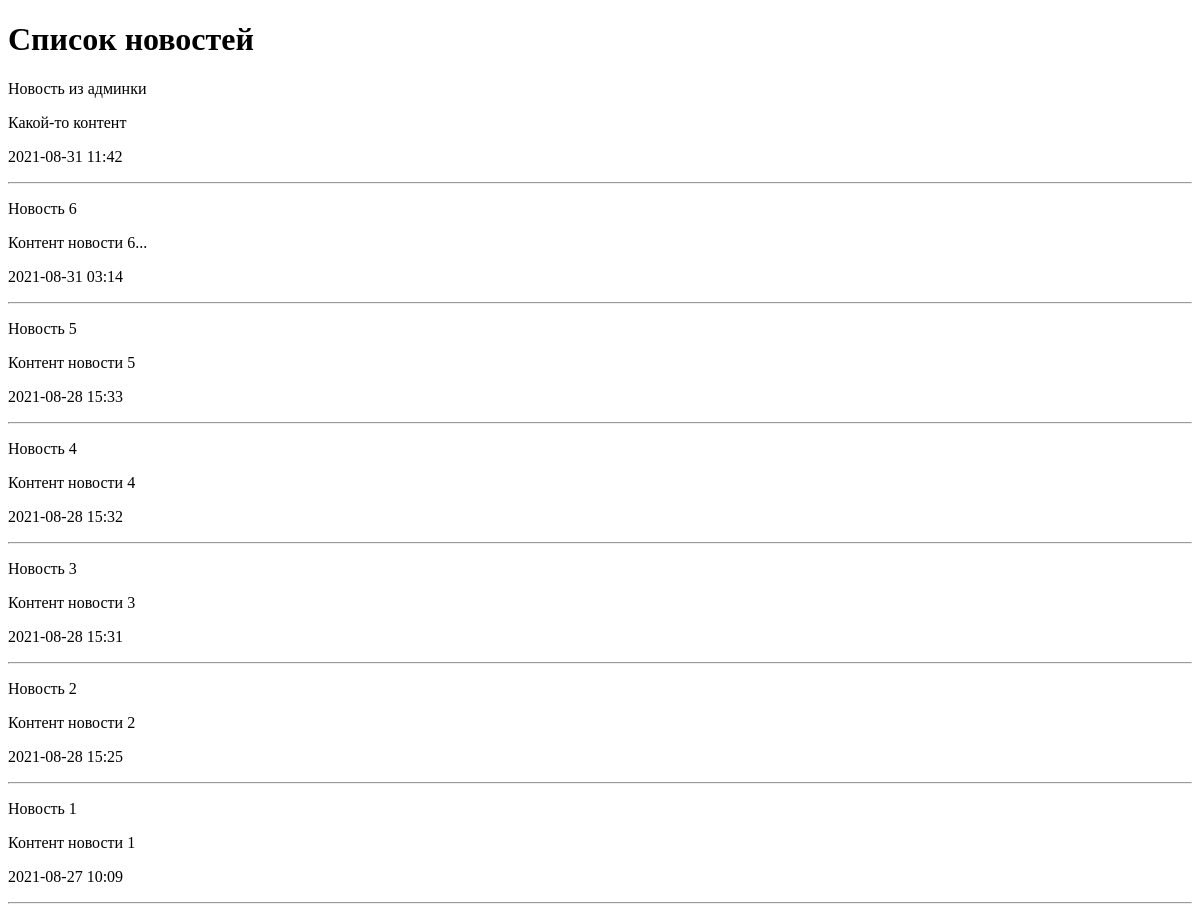
Before: / with the older database file.
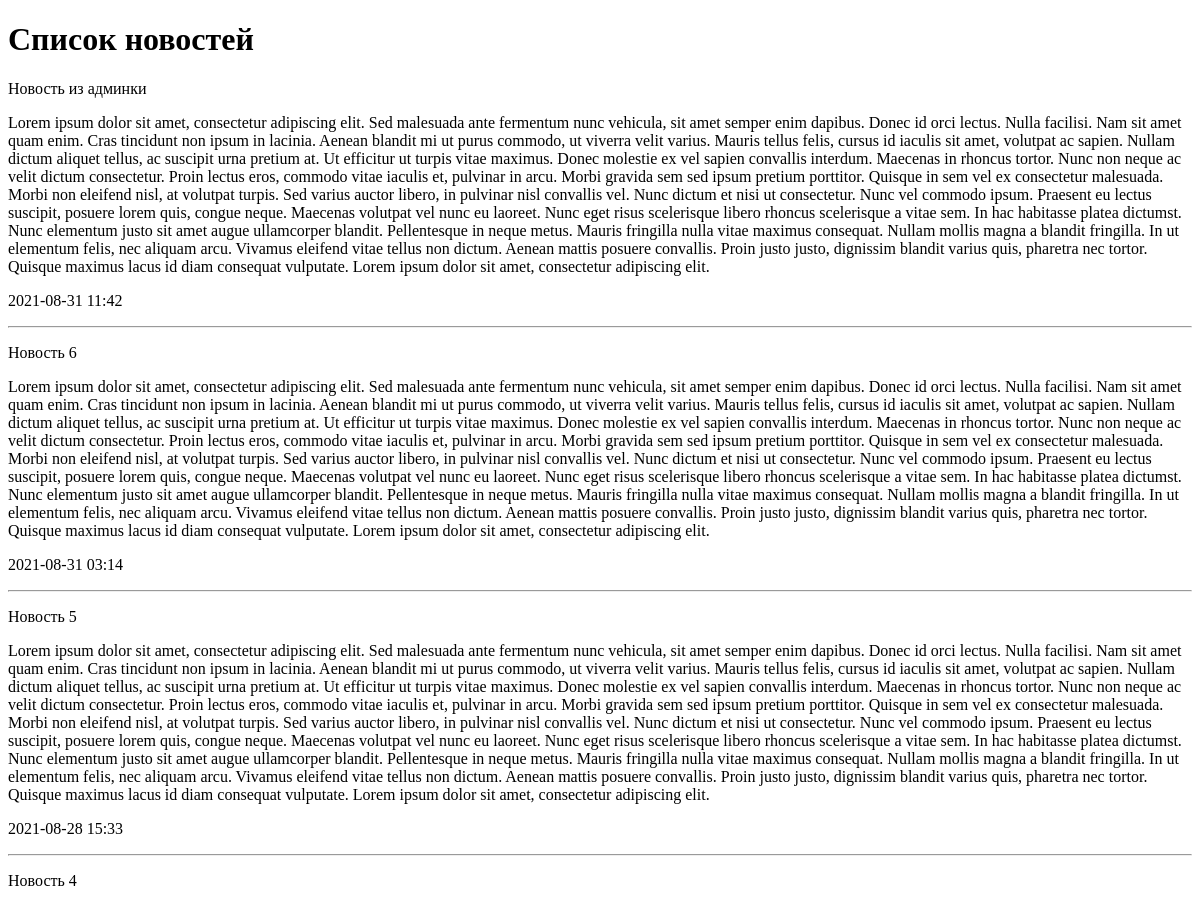
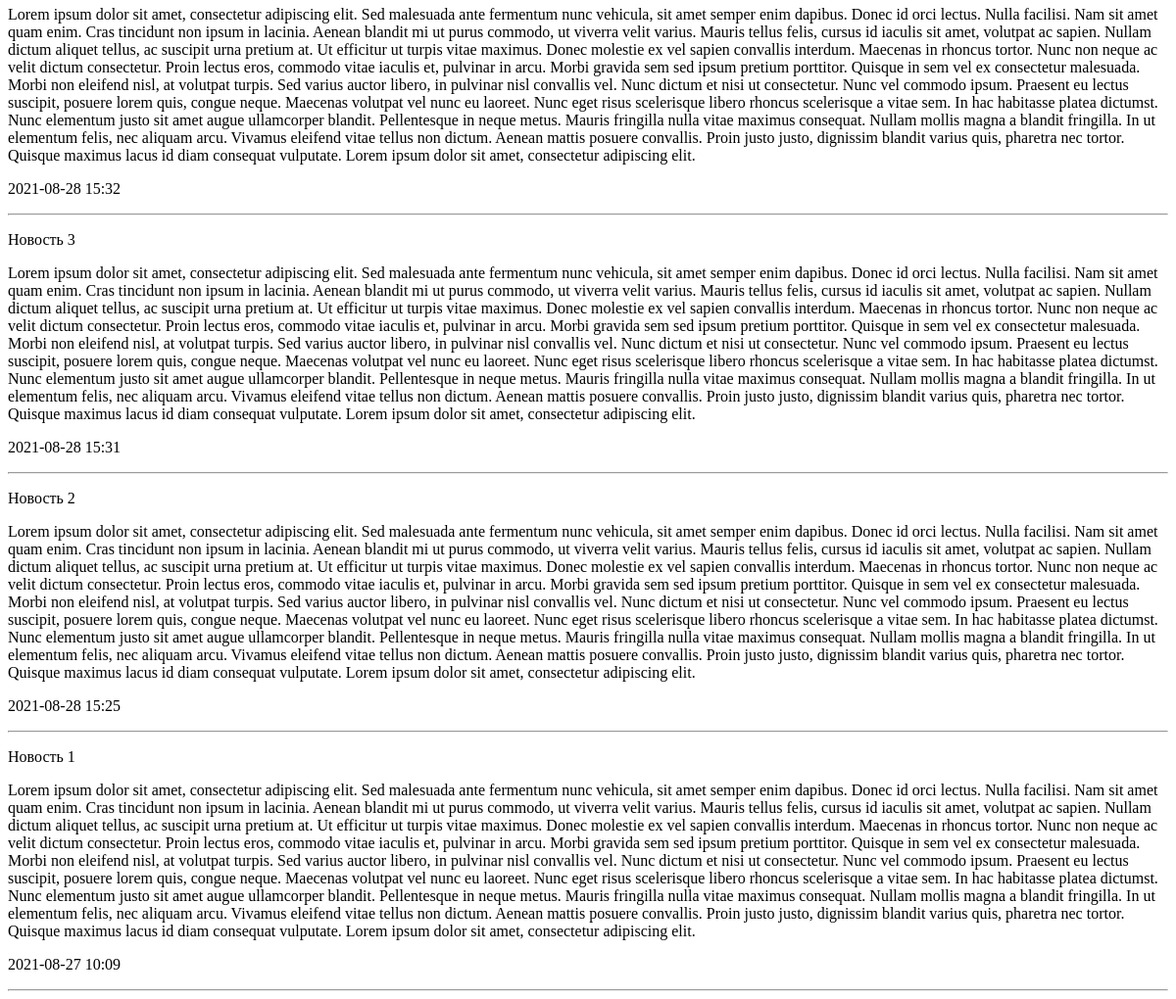
After: the same page with the newer database file (2 pictures, top to bottom).
### news/models.py (models this page shows, shortened)
class News(models.Model):
    title = models.CharField(max_length=150, verbose_name='Наименование')
    content = models.TextField(blank=True, verbose_name='Контент')
    created_at = models.DateTimeField(auto_now_add=True, verbose_name='Дата публикации')
    updated_at = models.DateTimeField(auto_now=True, verbose_name='Обновлено')
    photo = models.ImageField(upload_to='photos/%Y/%m/%d/', verbose_name='Фото', blank=True)
    is_published = models.BooleanField(default=True, verbose_name='Опубликовано')
    category = models.ForeignKey('Category', on_delete=models.PROTECT, null=True, verbose_name='Категория')
    class Meta:
        verbose_name = 'Новость'
        verbose_name_plural = 'Новости'
        ordering = ['-created_at']

### news/views.py (the view)
# urls.py: path('', index),
def index(request):
    news = News.objects.all()
    categories = Category.objects.all()
    context = {'news': news,
               'title': 'Список новостей',
               'categories': categories}
    return render(request, 'news/index.html', context)

### news/templates/news/index.html (shortened to what this page needs)
<!DOCTYPE html>
<html lang="en">
<head>
</head>
<body>
<h1> {{title}} </h1>
{% for item in news %}
    <div>
        <p>{{ item.title }}</p>
        <p>{{ item.content }}</p>
        <p>{{ item.created_at|date:'Y-m-d H:i' }}</p>
    </div>
    <hr>
{% endfor %}
</body>
</html>

Changed rows visible on the page:
changed News "Новость из админки": content "Какой-то контент" → "Lorem ipsum dolor sit amet, consectetur adipiscing elit. Sed malesuada ante fermentum nunc vehicula, sit amet semper enim dapibus. Donec id orci lectus. Nulla facilisi. Nam sit amet quam enim. Cras tincidunt non ipsum in lacinia. Aenean blandit mi ut purus commodo, ut viverra velit varius. Mauris tellus felis, cursus id iaculis sit amet, volutpat ac sapien. Nullam dictum aliquet tellus, ac suscipit urna pretium at. Ut efficitur ut turpis vitae maximus. Donec molestie ex vel sapien convallis interdum. Maecenas in rhoncus tortor. Nunc non neque ac velit dictum consectetur. Proin lectus eros, commodo vitae iaculis et, pulvinar in arcu. Morbi gravida sem sed ipsum pretium porttitor. Quisque in…"
changed News "Новость 6": content "Контент новости 6..." → "Lorem ipsum dolor sit amet, consectetur adipiscing elit. Sed malesuada ante fermentum nunc vehicula, sit amet semper enim dapibus. Donec id orci lectus. Nulla facilisi. Nam sit amet quam enim. Cras tincidunt non ipsum in lacinia. Aenean blandit mi ut purus commodo, ut viverra velit varius. Mauris tellus felis, cursus id iaculis sit amet, volutpat ac sapien. Nullam dictum aliquet tellus, ac suscipit urna pretium at. Ut efficitur ut turpis vitae maximus. Donec molestie ex vel sapien convallis interdum. Maecenas in rhoncus tortor. Nunc non neque ac velit dictum consectetur. Proin lectus eros, commodo vitae iaculis et, pulvinar in arcu. Morbi gravida sem sed ipsum pretium porttitor. Quisque in…"
changed News "Новость 5": content "Контент новости 5" → "Lorem ipsum dolor sit amet, consectetur adipiscing elit. Sed malesuada ante fermentum nunc vehicula, sit amet semper enim dapibus. Donec id orci lectus. Nulla facilisi. Nam sit amet quam enim. Cras tincidunt non ipsum in lacinia. Aenean blandit mi ut purus commodo, ut viverra velit varius. Mauris tellus felis, cursus id iaculis sit amet, volutpat ac sapien. Nullam dictum aliquet tellus, ac suscipit urna pretium at. Ut efficitur ut turpis vitae maximus. Donec molestie ex vel sapien convallis interdum. Maecenas in rhoncus tortor. Nunc non neque ac velit dictum consectetur. Proin lectus eros, commodo vitae iaculis et, pulvinar in arcu. Morbi gravida sem sed ipsum pretium porttitor. Quisque in…"
changed News "Новость 4": content "Контент новости 4" → "Lorem ipsum dolor sit amet, consectetur adipiscing elit. Sed malesuada ante fermentum nunc vehicula, sit amet semper enim dapibus. Donec id orci lectus. Nulla facilisi. Nam sit amet quam enim. Cras tincidunt non ipsum in lacinia. Aenean blandit mi ut purus commodo, ut viverra velit varius. Mauris tellus felis, cursus id iaculis sit amet, volutpat ac sapien. Nullam dictum aliquet tellus, ac suscipit urna pretium at. Ut efficitur ut turpis vitae maximus. Donec molestie ex vel sapien convallis interdum. Maecenas in rhoncus tortor. Nunc non neque ac velit dictum consectetur. Proin lectus eros, commodo vitae iaculis et, pulvinar in arcu. Morbi gravida sem sed ipsum pretium porttitor. Quisque in…"
changed News "Новость 3": content "Контент новости 3" → "Lorem ipsum dolor sit amet, consectetur adipiscing elit. Sed malesuada ante fermentum nunc vehicula, sit amet semper enim dapibus. Donec id orci lectus. Nulla facilisi. Nam sit amet quam enim. Cras tincidunt non ipsum in lacinia. Aenean blandit mi ut purus commodo, ut viverra velit varius. Mauris tellus felis, cursus id iaculis sit amet, volutpat ac sapien. Nullam dictum aliquet tellus, ac suscipit urna pretium at. Ut efficitur ut turpis vitae maximus. Donec molestie ex vel sapien convallis interdum. Maecenas in rhoncus tortor. Nunc non neque ac velit dictum consectetur. Proin lectus eros, commodo vitae iaculis et, pulvinar in arcu. Morbi gravida sem sed ipsum pretium porttitor. Quisque in…"
changed News "Новость 2": content "Контент новости 2" → "Lorem ipsum dolor sit amet, consectetur adipiscing elit. Sed malesuada ante fermentum nunc vehicula, sit amet semper enim dapibus. Donec id orci lectus. Nulla facilisi. Nam sit amet quam enim. Cras tincidunt non ipsum in lacinia. Aenean blandit mi ut purus commodo, ut viverra velit varius. Mauris tellus felis, cursus id iaculis sit amet, volutpat ac sapien. Nullam dictum aliquet tellus, ac suscipit urna pretium at. Ut efficitur ut turpis vitae maximus. Donec molestie ex vel sapien convallis interdum. Maecenas in rhoncus tortor. Nunc non neque ac velit dictum consectetur. Proin lectus eros, commodo vitae iaculis et, pulvinar in arcu. Morbi gravida sem sed ipsum pretium porttitor. Quisque in…"
changed News "Новость 1": content "Контент новости 1" → "Lorem ipsum dolor sit amet, consectetur adipiscing elit. Sed malesuada ante fermentum nunc vehicula, sit amet semper enim dapibus. Donec id orci lectus. Nulla facilisi. Nam sit amet quam enim. Cras tincidunt non ipsum in lacinia. Aenean blandit mi ut purus commodo, ut viverra velit varius. Mauris tellus felis, cursus id iaculis sit amet, volutpat ac sapien. Nullam dictum aliquet tellus, ac suscipit urna pretium at. Ut efficitur ut turpis vitae maximus. Donec molestie ex vel sapien convallis interdum. Maecenas in rhoncus tortor. Nunc non neque ac velit dictum consectetur. Proin lectus eros, commodo vitae iaculis et, pulvinar in arcu. Morbi gravida sem sed ipsum pretium porttitor. Quisque in…"
